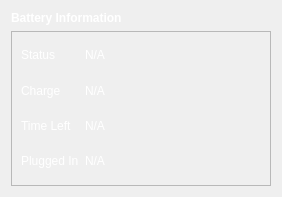
            <widget class="QWidget" name="battery">
             <layout class="QVBoxLayout" name="verticalLayout_7">
              <item alignment="Qt::AlignBottom">
               <widget class="QLabel" name="label_32">
                <property name="font">
                 <font>
                  <weight>75</weight>
                  <bold>true</bold>
                 </font>
                </property>
                <property name="text">
                 <string>&lt;html&gt;&lt;head/&gt;&lt;body&gt;&lt;p&gt;&lt;span style=&quot; font-weight:600; color:#ffffff;&quot;&gt;Battery Information&lt;/span&gt;&lt;/p&gt;&lt;/body&gt;&lt;/html&gt;</string>
                </property>
               </widget>
              </item>
              <item alignment="Qt::AlignTop">
               <widget class="QFrame" name="frame_5">
                <property name="sizePolicy">
                 <sizepolicy hsizetype="Preferred" vsizetype="Expanding">
                  <horstretch>0</horstretch>
                  <verstretch>0</verstretch>
                 </sizepolicy>
                </property>
                <property name="frameShape">
                 <enum>QFrame::StyledPanel</enum>
                </property>
                <property name="frameShadow">
                 <enum>QFrame::Raised</enum>
                </property>
                <layout class="QGridLayout" name="gridLayout_5">
                 <item row="2" column="1">
                  <widget class="QLabel" name="label_39">
                   <property name="text">
                    <string>&lt;html&gt;&lt;head/&gt;&lt;body&gt;&lt;p&gt;&lt;span style=&quot; color:#ffffff;&quot;&gt;N/A&lt;/span&gt;&lt;/p&gt;&lt;/body&gt;&lt;/html&gt;</string>
                   </property>
                  </widget>
                 </item>
                 <item row="1" column="0">
                  <widget class="QLabel" name="label_34">
                   <property name="text">
                    <string>&lt;html&gt;&lt;head/&gt;&lt;body&gt;&lt;p&gt;&lt;span style=&quot; color:#ffffff;&quot;&gt;Charge&lt;/span&gt;&lt;/p&gt;&lt;/body&gt;&lt;/html&gt;</string>
                   </property>
                  </widget>
                 </item>
                 <item row="3" column="1">
                  <widget class="QLabel" name="label_40">
                   <property name="text">
                    <string>&lt;html&gt;&lt;head/&gt;&lt;body&gt;&lt;p&gt;&lt;span style=&quot; color:#ffffff;&quot;&gt;N/A&lt;/span&gt;&lt;/p&gt;&lt;/body&gt;&lt;/html&gt;</string>
                   </property>
                  </widget>
                 </item>
                 <item row="1" column="1">
                  <widget class="QLabel" name="label_38">
                   <property name="text">
                    <string>&lt;html&gt;&lt;head/&gt;&lt;body&gt;&lt;p&gt;&lt;span style=&quot; color:#ffffff;&quot;&gt;N/A&lt;/span&gt;&lt;/p&gt;&lt;/body&gt;&lt;/html&gt;</string>
                   </property>
                  </widget>
                 </item>
                 <item row="0" column="0">
                  <widget class="QLabel" name="label_33">
                   <property name="text">
                    <string>&lt;html&gt;&lt;head/&gt;&lt;body&gt;&lt;p&gt;&lt;span style=&quot; color:#ffffff;&quot;&gt;Status&lt;/span&gt;&lt;/p&gt;&lt;/body&gt;&lt;/html&gt;</string>
                   </property>
                  </widget>
                 </item>
                 <item row="0" column="1">
                  <widget class="QLabel" name="label_37">
                   <property name="text">
                    <string>&lt;html&gt;&lt;head/&gt;&lt;body&gt;&lt;p&gt;&lt;span style=&quot; color:#ffffff;&quot;&gt;N/A&lt;/span&gt;&lt;/p&gt;&lt;/body&gt;&lt;/html&gt;</string>
                   </property>
                  </widget>
                 </item>
                 <item row="3" column="0">
                  <widget class="QLabel" name="label_36">
                   <property name="text">
                    <string>&lt;html&gt;&lt;head/&gt;&lt;body&gt;&lt;p&gt;&lt;span style=&quot; color:#ffffff;&quot;&gt;Plugged In&lt;/span&gt;&lt;/p&gt;&lt;/body&gt;&lt;/html&gt;</string>
                   </property>
                  </widget>
                 </item>
                 <item row="2" column="0">
                  <widget class="QLabel" name="label_35">
                   <property name="text">
                    <string>&lt;html&gt;&lt;head/&gt;&lt;body&gt;&lt;p&gt;&lt;span style=&quot; color:#ffffff;&quot;&gt;Time Left&lt;/span&gt;&lt;/p&gt;&lt;/body&gt;&lt;/html&gt;</string>
                   </property>
                  </widget>
                 </item>
                 <item row="0" column="2" rowspan="4">
                  <widget class="roundProgressBar" name="battery_usage" native="true">
                   <property name="minimumSize">
                    <size>
                     <width>150</width>
                     <height>135</height>
                    </size>
                   </property>
                   <property name="maximumSize">
                    <size>
                     <width>150</width>
                     <height>135</height>
                    </size>
                   </property>
                  </widget>
                 </item>
                </layout>
               </widget>
              </item>
             </layout>
            </widget>
